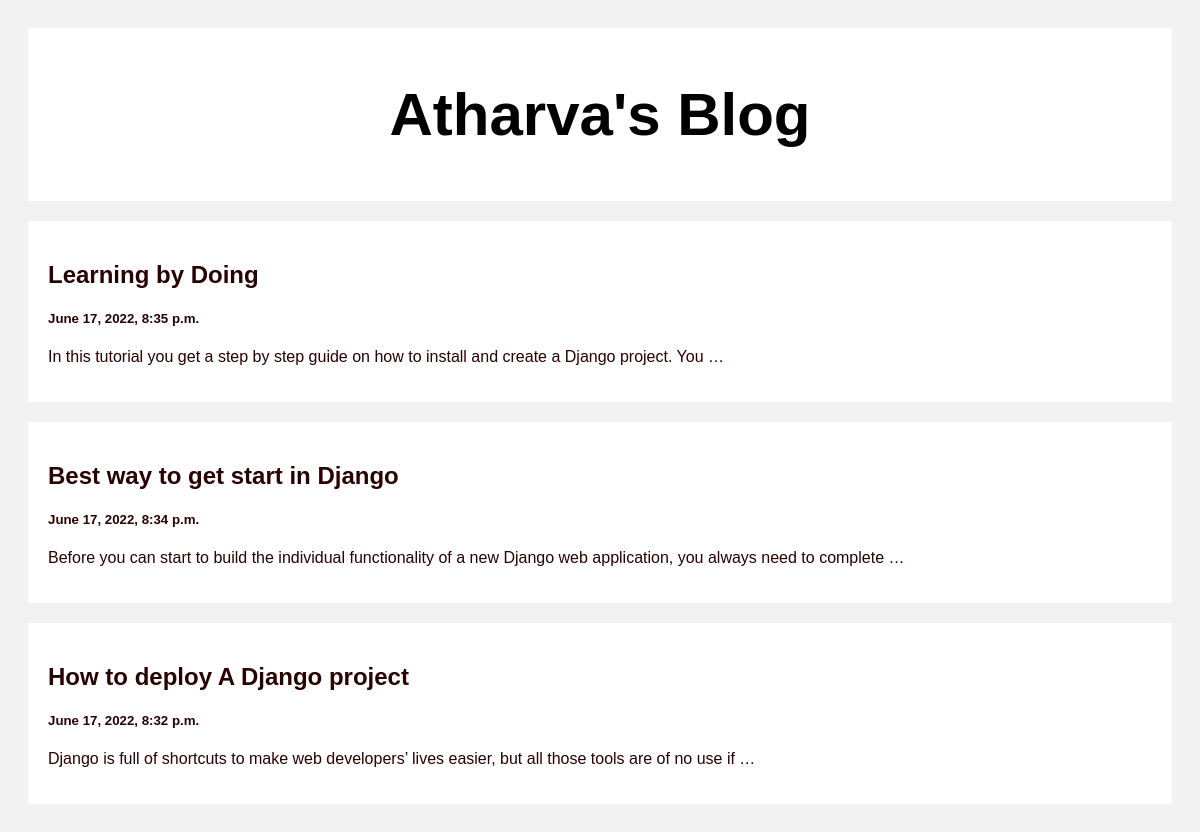
The page / on the database its author committed.
### posts/models.py (models this page shows)
class Post(models.Model):
    title = models.CharField(max_length=100)
    body = models.CharField(max_length=1000000)
    created_at = models.DateTimeField(default=datetime.now, blank=True)

### posts/views.py (the view)
def index(request):
    posts = Post.objects.all()
    return render(request, 'index.html', {'posts' : posts})

### templates/index.html (shortened to what this page needs)
<!DOCTYPE html>
<html>
<head>
</head>
<body>
<div class="header">
  <h2>Atharva's Blog</h2>
</div>
<div class="row">
  <div class="leftcolumn">
    {% for post in posts reversed %}
    <div class="card">
      <a style="text-decoration: none; color: rgb(40, 1, 1);" href="/post/{{post.id}}">
        <h2>{{post.title}}</h2>
        <h5>{{post.created_at}}</h5>
        <p>{{post.body|truncatewords:20}}</p>
      </a>
    </div>
    {% endfor %}
  </div>
</div>
</body>
</html>

### templates/index.html (style rules this page uses)
* { box-sizing: border-box; }
body { font-family: Arial; padding: 20px; background: #f1f1f1; }
.header { padding: 2px; font-size: 40px; text-align: center; background: white; }
.leftcolumn { float: left; width: 100%; }
.card { background-color: white; padding: 20px; margin-top: 20px; }
.row:after { content: ""; display: table; clear: both; }

### rows shown on the page
Post: title "Learning by Doing", created_at "June 17, 2022, 8:35 p.m.", body "In this tutorial you get a step by step guide on how to install and create a Django project. You …"
Post: title "Best way to get start in Django", created_at "June 17, 2022, 8:34 p.m.", body "Before you can start to build the individual functionality of a new Django web application, you always need to complete …"
Post: title "How to deploy A Django project", created_at "June 17, 2022, 8:32 p.m.", body "Django is full of shortcuts to make web developers’ lives easier, but all those tools are of no use if …"
